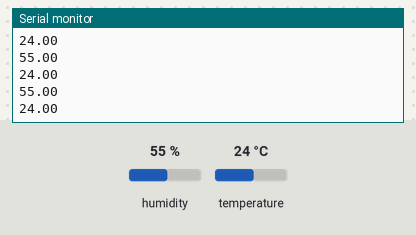
This sketch was run on a simulated Arduino Uno, built with avr-gcc and run on an emulated ATmega328P. On the bench: the last lines printed to the serial monitor. The inputs (shaded band) are chosen by the test bench; at power-on: humidity 55 %, temperature 24 °C. No radio packets arrive unless stated.

Above: at 2.8 s.
2.9 s: humidity set to 22 %
At 4.5 s:
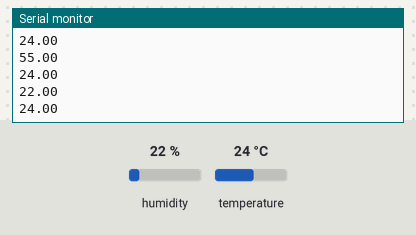
5.6 s: temperature set to 12 °C
At 6.5 s:
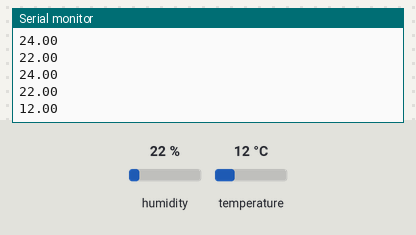
8.3 s: humidity set to 40 %
At 8.3 s:
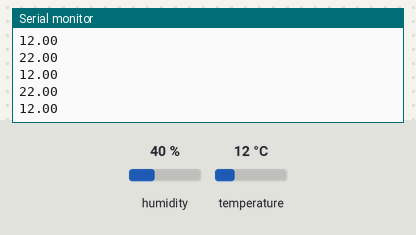
Timing chart, 0 to 11.3 s (numbered marks = the images above; inputs shaded):
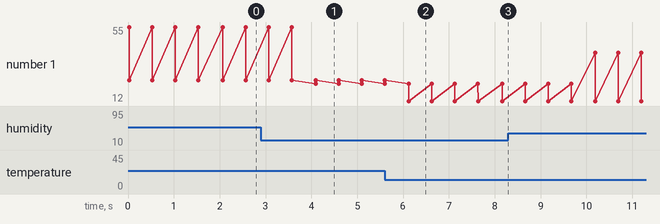

Measured:
- after the input at 2.9 s, the serial monitor: prints a new line after 1.2 s (image 1)
- after the input at 5.6 s, the serial monitor: prints a new line after 0.53 s (image 2)
- plotted number 1: 24 → 12 after the input at 5.6 s

The sketch:

dht_11_nrf_transmit_2.ino
```cpp
#include <SPI.h>
#include "printf.h"
#include "nRF24L01.h"
#include "RF24.h"

#include "DHT.h"

#define DHTPIN 2

#define DHTTYPE DHT11

DHT dht(DHTPIN, DHTTYPE);


RF24 radio(9, 10);
const uint64_t pipe = 0xE8E8F0F0E1LL;

struct PacketBase{
  int id;
  float hum;
  float temp;
} packet;


void setup(void) {
  Serial.begin(57600);
  printf_begin();
  radio.begin();
  radio.printDetails();
  radio.openWritingPipe(pipe);
}

void loop() {
    packet.id = 2;
    packet.hum = dht.readHumidity();
    packet.temp = dht.readTemperature();
   if (isnan(packet.hum) || isnan(packet.temp) ) {
    Serial.println("Failed to read from DHT sensor!");
    delay(200);
    return;

   } else{

    Serial.println(packet.hum);
    Serial.println(packet.temp);

    radio.write(&packet, sizeof(packet));
   }

   delay(500);
  }
```

printf.h
```cpp
// (licence header left out)
/**
 * @file printf.h
 *
 * Setup necessary to direct stdout to the Arduino Serial library, which
 * enables 'printf'
 */

#ifndef __PRINTF_H__
#define __PRINTF_H__

#ifdef ARDUINO

int serial_putc( char c, FILE * )
{
  Serial.write( c );

  return c;
}

void printf_begin(void)
{
  fdevopen( &serial_putc, 0 );
}

#else
#error This example is only for use on Arduino.
#endif // ARDUINO

#endif // __PRINTF_H__
```
